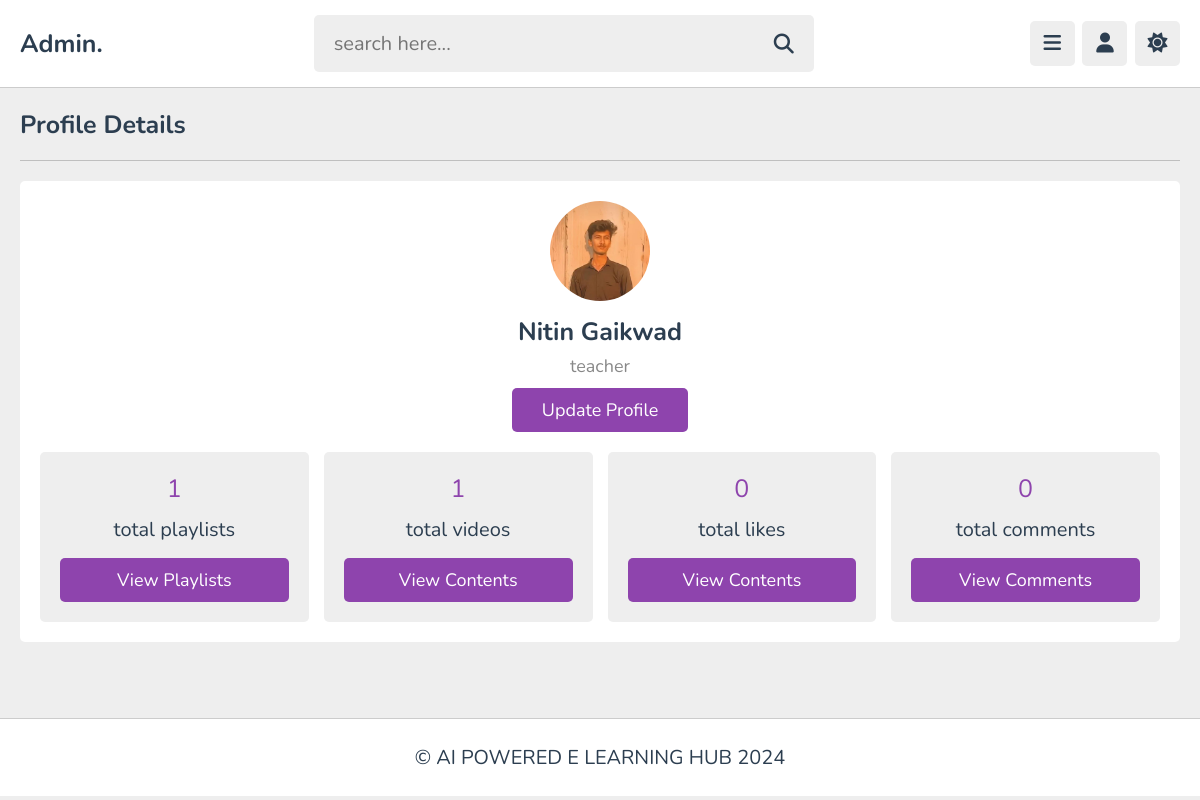
/admin/profile.php (signed in), run on the app's committed database.
### tables this page shows
CREATE TABLE `tutors` (
  `id` varchar(20) NOT NULL,
  `name` varchar(50) NOT NULL,
  `profession` varchar(50) NOT NULL,
  `email` varchar(50) NOT NULL,
  `password` varchar(50) NOT NULL,
  `image` varchar(100) NOT NULL
);

### admin/profile.php (the view, shortened to what this page needs)
<?php
   include '../components/connect.php';
   if(isset($_COOKIE['tutor_id'])){
      $tutor_id = $_COOKIE['tutor_id'];
   }else{
      $tutor_id = '';
      header('location:login.php');
   }
   $select_playlists = $conn->prepare("SELECT * FROM `playlist` WHERE tutor_id = ?");
   $select_playlists->execute([$tutor_id]);
   $total_playlists = $select_playlists->rowCount();
   $select_contents = $conn->prepare("SELECT * FROM `content` WHERE tutor_id = ?");
   $select_contents->execute([$tutor_id]);
   $total_contents = $select_contents->rowCount();
   $select_likes = $conn->prepare("SELECT * FROM `likes` WHERE tutor_id = ?");
   $select_likes->execute([$tutor_id]);
   $total_likes = $select_likes->rowCount();
   $select_comments = $conn->prepare("SELECT * FROM `comments` WHERE tutor_id = ?");
   $select_comments->execute([$tutor_id]);
   $total_comments = $select_comments->rowCount();
?>
<!DOCTYPE html>
<html lang="en">
<head>
   <link rel="stylesheet" href="https://cdnjs.cloudflare.com/ajax/libs/font-awesome/6.2.0/css/all.min.css">
   <link rel="stylesheet" href="../css/admin_style.css">
</head>
<body>
<?php include '../components/admin_header.php'; ?>
<section class="tutor-profile" style="min-height: calc(100vh - 19rem);">
   <h1 class="heading">profile details</h1>
   <div class="details">
      <div class="tutor">
         <img src="../uploaded_files/<?= $fetch_profile['image']; ?>" alt="">
         <h3><?= $fetch_profile['name']; ?></h3>
         <span><?= $fetch_profile['profession']; ?></span>
         <a href="update.php" class="inline-btn">update profile</a>
      </div>
      <div class="flex">
         <div class="box">
            <span><?= $total_playlists; ?></span>
            <p>total playlists</p>
            <a href="playlists.php" class="btn">view playlists</a>
         </div>
         <div class="box">
            <span><?= $total_contents; ?></span>
            <p>total videos</p>
            <a href="contents.php" class="btn">view contents</a>
         </div>
         <div class="box">
            <span><?= $total_likes; ?></span>
            <p>total likes</p>
            <a href="contents.php" class="btn">view contents</a>
         </div>
         <div class="box">
            <span><?= $total_comments; ?></span>
            <p>total comments</p>
            <a href="comments.php" class="btn">view comments</a>
         </div>
      </div>
   </div>
</section>
<?php include '../components/footer.php'; ?>
</body>
</html>

### css/admin_style.css (style rules this page uses)
:root { --main-color:#8e44ad; --red:#e74c3c; --oragen:#f39c12; --white:#fff; --black:#2c3e50; --light-color:#888; --light-bg:#eee; --border:.1rem solid rgba(0,0,0,.2); }
* { font-family: 'Nunito', sans-serif; margin: 0; padding: 0; box-sizing: border-box; outline: none; border: none; text-decoration: none; }
html { font-size: 62.5%; overflow-x: hidden; }
body { background-color: var(--light-bg); padding-left: 30rem; }
section { padding:2rem; max-width: 1200px; margin: 0 auto; }
.btn, .option-btn, .delete-btn, .inline-btn, .inline-option-btn, .inline-delete-btn { border-radius: .5rem; padding: 1rem 3rem; font-size: 1.8rem; color: #fff; margin-top: 1rem; text-transform: capitalize; cursor: pointer; text-align: center; }
.btn, .option-btn, .delete-btn { display: block; width: 100%; }
.inline-btn, .inline-option-btn, .inline-delete-btn { display: inline-block; }
.btn, .inline-btn { background-color: var(--main-color); }
.heading { padding-bottom: 1.8rem; border-bottom: var(--border); font-size: 2.5rem; color: var(--black); text-transform: capitalize; margin-bottom: 2rem; }
.tutor-profile .details { background-color: var(--white); border-radius: .5rem; padding: 2rem; text-align: center; }
.tutor-profile .details .tutor { margin-bottom: 2rem; }
.tutor-profile .details .tutor img { height: 10rem; width: 10rem; border-radius: 50%; object-fit: cover; margin-bottom: .5rem; }
.tutor-profile .details .tutor h3 { font-size: 2.5rem; color: var(--black); margin: .5rem 0; }
.tutor-profile .details .tutor span { font-size: 1.8rem; color: var(--light-color); display: block; }
.tutor-profile .details .flex { display: flex; gap: 1.5rem; align-items: center; flex-wrap: wrap; }
.tutor-profile .details .flex .box { flex: 1 1 26rem; border-radius: .5rem; background-color: var(--light-bg); padding: 2rem; }
.tutor-profile .details .flex span { color: var(--main-color); display: block; margin-bottom: .5rem; font-size: 2.5rem; }
.tutor-profile .details .flex .box p { font-size: 2rem; color: var(--black); padding: .5rem 0; }
@media (max-width:1200px) { body { padding-left: 0; } }

### data on the page
tutors: image (picture), name "Nitin Gaikwad", profession "teacher"

### other printed values
$total_playlists "1"
$total_contents "1"
$total_likes "0"
$total_comments "0"
